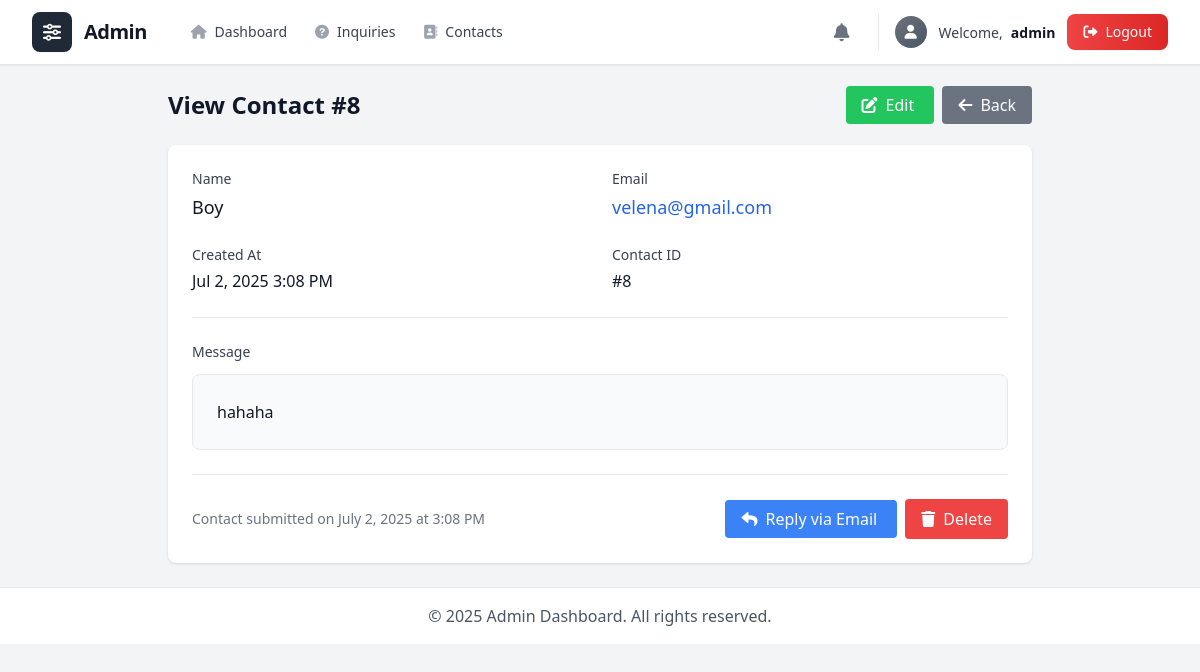
The page /admin/contact/view.php?id=8 (signed in) on the database its author committed.
### tables this page shows
CREATE TABLE `contact` (
  `id` int(11) NOT NULL,
  `name` varchar(100) NOT NULL,
  `email` varchar(100) NOT NULL,
  `message` text NOT NULL,
  `created_at` timestamp NOT NULL DEFAULT current_timestamp()
);

### admin/includes/database.php (called while the page is built, shortened)
<?php
class Database {
    private $conn;
    public function __construct() {
        try {
            $this->conn = new PDO("mysql:host=" . DB_HOST . ";dbname=" . DB_NAME, DB_USER, DB_PASS);
            $this->conn->setAttribute(PDO::ATTR_ERRMODE, PDO::ERRMODE_EXCEPTION);
        } catch(PDOException $e) {
            die("Connection failed: " . $e->getMessage());
        }
    }
    public function prepare($sql) {
        return $this->conn->prepare($sql);
    }
}
?>

### admin/contact/view.php (the view, shortened to what this page needs)
<?php
require_once '../includes/database.php';
$db = new Database();
$id = (int)$_GET['id'];
$stmt = $db->prepare("SELECT * FROM contact WHERE id = ?");
$stmt->execute([$id]);
$contact = $stmt->fetch(PDO::FETCH_ASSOC);
include '../includes/header.php';
include '../includes/navbar.php';
?>
<div class="max-w-4xl mx-auto px-4 py-6">
    <div class="flex justify-between items-center mb-6">
        <h1 class="text-2xl font-bold text-gray-900">View Contact #<?= $contact['id'] ?></h1>
        <div class="space-x-2">
            <a href="edit.php?id=<?= $contact['id'] ?>" class="bg-green-500 text-white px-4 py-2 rounded hover:bg-green-600">
                <i class="fas fa-edit mr-2"></i>Edit
            </a>
            <a href="index.php" class="bg-gray-500 text-white px-4 py-2 rounded hover:bg-gray-600">
                <i class="fas fa-arrow-left mr-2"></i>Back
            </a>
        </div>
    </div>
    <div class="bg-white rounded-lg shadow">
        <div class="p-6">
            <div class="grid grid-cols-1 md:grid-cols-2 gap-6 mb-6">
                <div>
                    <label class="block text-sm font-medium text-gray-700 mb-1">Name</label>
                    <p class="text-gray-900 text-lg"><?= htmlspecialchars($contact['name']) ?></p>
                </div>
                <div>
                    <label class="block text-sm font-medium text-gray-700 mb-1">Email</label>
                    <p class="text-gray-900 text-lg">
                        <a href="mailto:<?= htmlspecialchars($contact['email']) ?>" class="text-blue-600 hover:text-blue-800">
                            <?= htmlspecialchars($contact['email']) ?>
                        </a>
                    </p>
                </div>
                <div>
                    <label class="block text-sm font-medium text-gray-700 mb-1">Created At</label>
                    <p class="text-gray-900"><?= date('M j, Y g:i A', strtotime($contact['created_at'])) ?></p>
                </div>
                <div>
                    <label class="block text-sm font-medium text-gray-700 mb-1">Contact ID</label>
                    <p class="text-gray-900">#<?= $contact['id'] ?></p>
                </div>
            </div>
            <div class="border-t pt-6">
                <label class="block text-sm font-medium text-gray-700 mb-3">Message</label>
                <div class="bg-gray-50 p-6 rounded-lg border">
                    <p class="text-gray-900 whitespace-pre-wrap leading-relaxed"><?= htmlspecialchars($contact['message']) ?></p>
                </div>
            </div>
            <div class="border-t pt-6 mt-6">
                <div class="flex justify-between items-center">
                    <div class="text-sm text-gray-500">
                        Contact submitted on <?= date('F j, Y \a\t g:i A', strtotime($contact['created_at'])) ?>
                    </div>
                    <div class="space-x-2">
                        <a href="mailto:<?= htmlspecialchars($contact['email']) ?>" class="bg-blue-500 text-white px-4 py-2 rounded hover:bg-blue-600">
                            <i class="fas fa-reply mr-2"></i>Reply via Email
                        </a>
                        <button onclick="confirmDelete(<?= $contact['id'] ?>, 'contact')" class="bg-red-500 text-white px-4 py-2 rounded hover:bg-red-600">
                            <i class="fas fa-trash mr-2"></i>Delete
                        </button>
                    </div>
                </div>
            </div>
        </div>
    </div>
</div>
<?php include '../includes/footer.php'; ?>

### rows shown on the page
contact: id "8", name "Boy", email "velena@gmail.com", created_at "Jul 2, 2025 3:08 PM", message "hahaha", created_at "July 2, 2025 at 3:08 PM"

### other values the page prints
$_SESSION['admin_username'] "admin"
